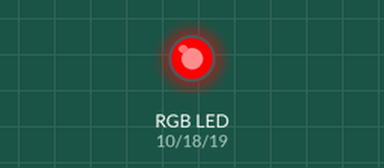
A sketch run on a simulated Arduino Uno, built with avr-gcc and run on an emulated ATmega328P. Shown: an RGB LED mixed from three pins (HIGH = lit).

Above: at 0.5 s.
At 1.7 s:
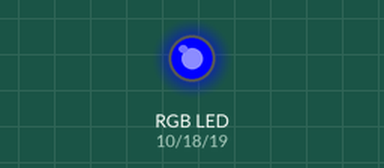
At 2.6 s:
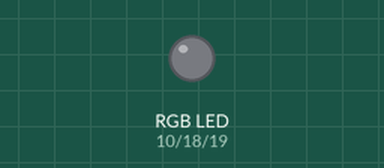
At 3.5 s:
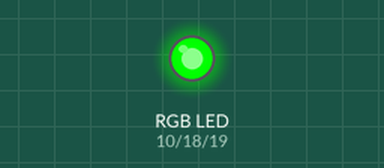
At 4.7 s:
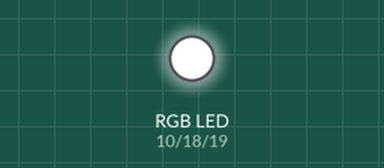
Timing chart, 0 to 5.8 s (numbered marks = the images above):
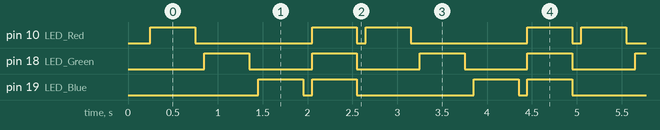

The sketch:

CWX-3_Test_Code_RGB_LED.ino
```cpp
/*
  Dave Williams, DitroniX 2019-2025 (ditronix.net)
  AQIX and CWX-3 Compact Weather Station ESP32-C3 Series Board
  Features include ESP32-C3, CR123A, BME280, SFH2440 Light Sensor, SCD40, USB D1 Flashing Compatible, Battery Sensor

  PCA 1.2409.101 - Compact Weather Station - Basic Bring Up Test Code - 28th Sepember 2024

  Simplified Board Bring Up Test - RGB LED - Cycle through the Colours

  Remember!
  - Set the BOARD to Use ESP32C3 Dev Module (or similar).
  - You can also set the BAUD rate up to 921600 to speed up flashing.
  - The SDK does NOT need external power to flash.  It will take Power from the USB 5V.
  - The Serial Monitor is configured for BAUD 115200

  The purpose of this test code is to cycle through the various main functions of the board as part of bring up testing.
  .
  This test code is OPEN SOURCE and formatted for easier viewing.  Although is is not intended for real world use, it may be freely used, or modified as needed.
  It is distributed on an "AS IS" BASIS, WITHOUT WARRANTIES OR CONDITIONS OF ANY KIND, either express or implied.

  Further information, details and examples can be found on our website or github.com/DitroniX
*/

// **************** OUTPUTS ****************
#define LED_Red 10 // Red LED
#define LED_Green 18 // Gren LED
#define LED_Blue 19 // Blue LED

void setup() {

  // Stabalise
  delay(250);

  //  Configures the specified LED GPIO as outputs
  pinMode(LED_Red, OUTPUT);
  pinMode(LED_Green, OUTPUT);
  pinMode(LED_Blue, OUTPUT);

  // LEDs Default Off State
  digitalWrite(LED_Red, LOW);
  digitalWrite(LED_Green, LOW);
  digitalWrite(LED_Blue, LOW);
}

void loop() {

  // Test RGB LEDs

  // Red
  digitalWrite(LED_Red, HIGH);
  delay(500);
  digitalWrite(LED_Red, LOW);
  delay(100);

  // Green
  digitalWrite(LED_Green, HIGH);
  delay(500);
  digitalWrite(LED_Green, LOW);
  delay(100);

  // Blue
  digitalWrite(LED_Blue, HIGH);
  delay(500);
  digitalWrite(LED_Blue, LOW);
  delay(100);

  // White
  digitalWrite(LED_Red, HIGH);
  digitalWrite(LED_Green, HIGH);
  digitalWrite(LED_Blue, HIGH);
  delay(500);
  digitalWrite(LED_Red, LOW);
  digitalWrite(LED_Green, LOW);
  digitalWrite(LED_Blue, LOW);
  delay(100);

}
```

Measured:
- by itself, pin 10 (LED_Red): repeats every 2.4 s: LOW 1.3 s, HIGH 0.50 s, LOW 0.10 s, HIGH 0.50 s
- by itself, pin 18 (LED_Green): alternates HIGH for 0.50 s and LOW for 0.70 s
- by itself, pin 19 (LED_Blue): repeats every 2.4 s: LOW 0.10 s, HIGH 0.50 s, LOW 1.3 s, HIGH 0.50 s
